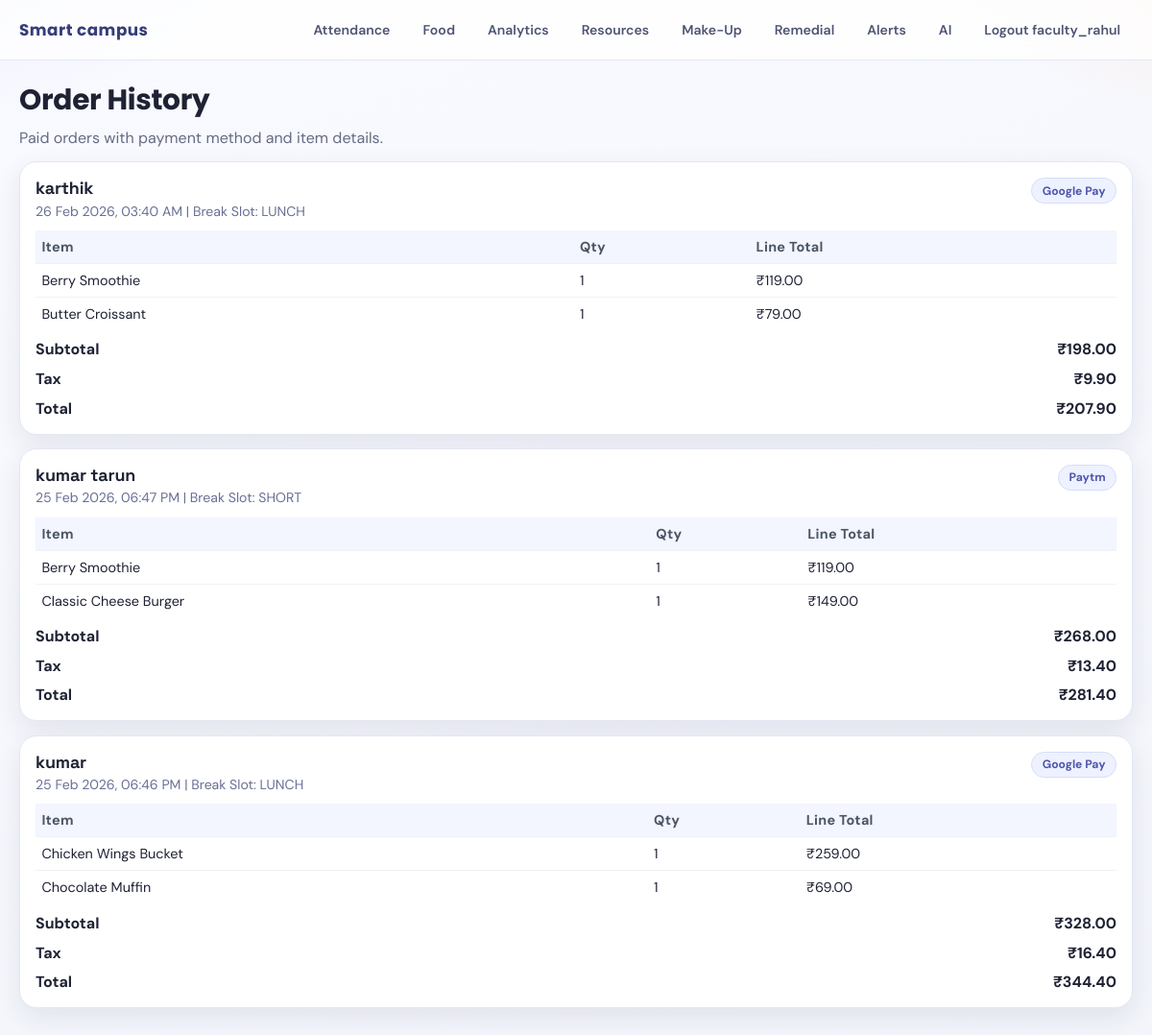
Page /food/history/ (signed in) on the committed database.
### campus_core/models.py (models this page shows, shortened)
class PaymentHistory(models.Model):
    student_name = models.CharField(max_length=120)
    break_slot = models.CharField(max_length=20, choices=FoodOrder.BREAK_SLOTS, default="LUNCH")
    payment_method = models.CharField(max_length=50)
    subtotal = models.DecimalField(max_digits=10, decimal_places=2, default=0)
    tax = models.DecimalField(max_digits=10, decimal_places=2, default=0)
    total = models.DecimalField(max_digits=10, decimal_places=2, default=0)
    items = models.JSONField(default=list)
    paid_at = models.DateTimeField(auto_now_add=True)

### campus_core/views.py (the view)
# urls.py: path("food/history/", views.order_history, name="order-history"),
@role_required(ROLE_FACULTY, ROLE_STUDENT, ROLE_VENDOR)
def order_history(request):
    payments = PaymentHistory.objects.order_by("-paid_at")
    return render(request, "campus_core/order_history.html", {"payments": payments})

### campus_core/authz.py (called while the page is built)
def get_user_role(user: User) -> str:
    if not user or not user.is_authenticated:
        return ROLE_GUEST
    if user.is_superuser or user.is_staff or user.groups.filter(name__iexact="faculty").exists():
        return ROLE_FACULTY
    if user.groups.filter(name__iexact="vendor").exists():
        return ROLE_VENDOR
    if user.groups.filter(name__iexact="student").exists():
        return ROLE_STUDENT
    if StudentProfile.objects.filter(user=user).exists():
        return ROLE_STUDENT
    if hasattr(user, "faculty_profile"):
        return ROLE_FACULTY
    return ROLE_FACULTY

def role_flags(user: User) -> dict[str, bool | str]:
    role = get_user_role(user)
    is_faculty = role == ROLE_FACULTY
    is_student = role == ROLE_STUDENT
    is_vendor = role == ROLE_VENDOR
    return {
        "user_role": role,
        "is_faculty": is_faculty,
        "is_student": is_student,
        "is_vendor": is_vendor,
        "can_attendance": is_faculty,
        "can_food": is_faculty or is_student or is_vendor,
        "can_analytics": is_faculty or is_vendor,
        "can_resources": is_faculty,
        "can_makeup": is_faculty or is_student,
        "can_remedial": is_faculty or is_student,
        "can_alerts": is_faculty or is_vendor,
        "can_ai": is_faculty,
    }

### campus_core/context_processors.py (called while the page is built)
def role_context(request):
    return role_flags(request.user)

### campus_core/views.py (called while the page is built)
def role_required(*allowed_roles):
    def decorator(view_func):
        @login_required(login_url="login")
        @wraps(view_func)
        def _wrapped(request, *args, **kwargs):
            role = get_user_role(request.user)
            if role not in allowed_roles:
                messages.error(request, "You do not have permission to access this page.")
                return redirect("home")
            return view_func(request, *args, **kwargs)
        return _wrapped
    return decorator

### templates/campus_core/order_history.html (shortened to what this page needs)
{% extends 'base.html' %}
{% block content %}
<h2>Order History</h2>
<p>Paid orders with payment method and item details.</p>
{% for payment in payments %}
<section class="oh-card">
  <div class="oh-head">
    <div>
      <h3 class="oh-title">{{ payment.student_name }}</h3>
      <p class="oh-meta">{{ payment.paid_at|date:"d M Y, h:i A" }} | Break Slot: {{ payment.break_slot }}</p>
    </div>
    <span class="oh-tag">{{ payment.payment_method }}</span>
  </div>
  <table class="oh-table">
    <tr><th>Item</th><th>Qty</th><th>Line Total</th></tr>
    {% for item in payment.items %}
    <tr>
      <td>{{ item.name }}</td>
      <td>{{ item.qty }}</td>
      <td>&#8377;{{ item.line_total }}</td>
    </tr>
    {% endfor %}
  </table>
  <div class="oh-total"><span>Subtotal</span><span>&#8377;{{ payment.subtotal|floatformat:2 }}</span></div>
  <div class="oh-total"><span>Tax</span><span>&#8377;{{ payment.tax|floatformat:2 }}</span></div>
  <div class="oh-total"><span>Total</span><span>&#8377;{{ payment.total|floatformat:2 }}</span></div>
</section>
{% empty %}
<section class="oh-card">No paid orders yet.</section>
{% endfor %}
{% endblock %}

### templates/base.html (shortened to what this page needs)
<!DOCTYPE html>
<html lang="en">
<head>
</head>
<body>
    <header class="topbar">
        <div class="topbar-inner">
            <a class="brand" href="/">Smart campus</a>
            <nav class="nav-grid">
                {% if user.is_authenticated %}
                {% if can_attendance %}<a class="nav-link" href="/attendance/mark/">Attendance</a>{% endif %}
                {% if can_food %}<a class="nav-link" href="/food/order/">Food</a>{% endif %}
                {% if can_analytics %}<a class="nav-link" href="/food/analytics/">Analytics</a>{% endif %}
                {% if can_resources %}<a class="nav-link" href="/resources/">Resources</a>{% endif %}
                {% if can_makeup %}<a class="nav-link" href="/makeup/schedule/">Make-Up</a>{% endif %}
                {% if can_remedial %}<a class="nav-link" href="/makeup/remedial-attendance/">Remedial</a>{% endif %}
                {% if can_alerts %}<a class="nav-link" href="/notifications/">Alerts</a>{% endif %}
                {% if can_ai %}<a class="nav-link" href="/ai-preview/">AI</a>{% endif %}
                <form class="nav-inline-form" method="post" action="/accounts/logout/">
                    <button class="nav-button" type="submit">Logout {{ user.username }}</button>
                </form>
                {% else %}
                <a class="nav-link" href="/accounts/login/">Login</a>
                {% endif %}
            </nav>
        </div>
    </header>
    <main class="shell">
        {% block content %}{% endblock %}
    </main>
</body>
</html>

### templates/base.html (style rules this page uses)
:root { --bg: #f5f6fb; --surface: #ffffffe6; --surface-strong: #ffffff; --text: #1e2233; --muted: #656b84; --line: #e3e7f2; --brand: #5c5fe8; --brand-dark: #4346c8; --brand-soft: #eef0ff; --accent: #ff8f50; --danger: #b42318; --ok: #067647; --shadow: 0 18px 45px rgba(34, 43, 80, 0.12); --radius: 18px; }
* { box-sizing: border-box; }
body { margin: 0; color: var(--text); font-family: "DM Sans", "Segoe UI", sans-serif; background: radial-gradient(65rem 40rem at -15% -20%, #d9dcff 0%, transparent 55%), radial-gradient(58rem 32rem at 115% -10%, #ffe1d2 0%, transparent 48%), linear-gradient(160deg, #f9faff 0%, #f3f5fb 100%); min-height: 100vh; }
.topbar { position: sticky; top: 0; z-index: 5; backdrop-filter: blur(14px); background: rgba(255, 255, 255, 0.78); border-bottom: 1px solid #e4e8f4; }
.topbar-inner { width: min(1160px, calc(100% - 2rem)); margin: 0 auto; display: flex; align-items: center; justify-content: space-between; gap: 1rem; padding: 0.85rem 0; }
.brand { font-family: "Poppins", sans-serif; font-size: 1.05rem; font-weight: 700; letter-spacing: 0.03em; color: #363d78; text-decoration: none; white-space: nowrap; }
.nav-grid { display: flex; flex-wrap: wrap; justify-content: flex-end; gap: 0.5rem; }
.nav-link { color: #4d5472; text-decoration: none; font-size: 0.88rem; font-weight: 600; padding: 0.45rem 0.75rem; border-radius: 999px; border: 1px solid transparent; transition: 180ms ease; }
.nav-inline-form { margin: 0; }
.nav-button { color: #4d5472; font-size: 0.88rem; font-weight: 600; padding: 0.45rem 0.75rem; border-radius: 999px; border: 1px solid transparent; background: transparent; cursor: pointer; font-family: inherit; }
.shell { width: min(1160px, calc(100% - 2rem)); margin: 1.5rem auto 2.5rem; }
h1, h2, h3 { font-family: "Poppins", sans-serif; margin-top: 0; line-height: 1.18; letter-spacing: -0.01em; }
h2 { font-size: clamp(1.3rem, 3vw, 1.85rem); margin-bottom: 0.7rem; }
h3 { font-size: 1.05rem; margin: 0.6rem 0; }
p { margin: 0.4rem 0 0.9rem; color: var(--muted); }
table { width: 100%; border-collapse: collapse; min-width: 620px; }
th, td { text-align: left; padding: 0.72rem; border-bottom: 1px solid #e3ece8; font-size: 0.94rem; }
th { background: #f3f5ff; color: #51598f; font-weight: 700; letter-spacing: 0.02em; }
tr:last-child td { border-bottom: none; }
.fd-card, .panel, .att-card, .rm-card, .ts-main, .oh-card { background: #fff !important; border-color: #e3e7f2 !important; box-shadow: 0 10px 28px rgba(28, 37, 74, 0.09) !important; }
.fd-upgrade p, .fd-sub, .muted, .oh-meta, .ts-range, .rm-muted, .att-sub { color: #697095 !important; }
.fd-discount, .tag, .oh-tag, .rm-badge, .ts-pill { background: #eef1ff !important; color: #4e56ad !important; border-color: #d6def9 !important; }

### templates/campus_core/order_history.html (style rules this page uses)
.oh-card { background: #fff; border: 1px solid #e5e7eb; border-radius: 18px; box-shadow: 0 10px 25px rgba(17, 24, 39, 0.08); padding: 1rem; margin-bottom: 0.9rem; }
.oh-head { display: flex; justify-content: space-between; align-items: start; gap: 0.7rem; }
.oh-title { margin: 0; font: 700 1.12rem/1.2 "Space Grotesk", sans-serif; }
.oh-meta { margin: 0.25rem 0 0; color: #6b7280; font-size: 0.88rem; }
.oh-tag { border-radius: 999px; padding: 0.28rem 0.65rem; border: 1px solid #d1d5db; background: #f9fafb; font-size: 0.76rem; font-weight: 700; }
.oh-table { width: 100%; border-collapse: collapse; margin-top: 0.7rem; }
.oh-table th, .oh-table td { padding: 0.5rem 0.4rem; border-bottom: 1px solid #eef2f7; text-align: left; font-size: 0.9rem; }
.oh-table th { color: #4b5563; font-weight: 700; }
.oh-total { margin-top: 0.6rem; display: flex; justify-content: space-between; font-weight: 700; }

### rows in the picture
PaymentHistory: student_name "karthik", paid_at "26 Feb 2026, 03:40 AM", break_slot "LUNCH", payment_method "Google Pay", name "Berry Smoothie" "Butter Croissant", qty "1" "1", line_total "119.00" "79.00", subtotal "198.00", tax "9.90", total "207.90"
PaymentHistory: student_name "kumar tarun", paid_at "25 Feb 2026, 06:47 PM", break_slot "SHORT", payment_method "Paytm", name "Berry Smoothie" "Classic Cheese Burger", qty "1" "1", line_total "119.00" "149.00", subtotal "268.00", tax "13.40", total "281.40"
PaymentHistory: student_name "kumar", paid_at "25 Feb 2026, 06:46 PM", break_slot "LUNCH", payment_method "Google Pay", name "Chicken Wings Bucket" "Chocolate Muffin", qty "1" "1", line_total "259.00" "69.00", subtotal "328.00", tax "16.40", total "344.40"

### other values in the picture
{{ user.username }} "faculty_rahul"
